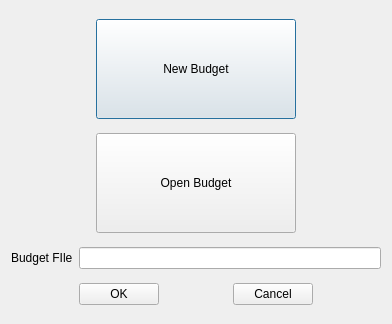
<?xml version="1.0" encoding="UTF-8"?>
<ui version="4.0">
 <class>BudgetNotFound</class>
 <widget class="QDialog" name="BudgetNotFound">
  <property name="geometry">
   <rect>
    <x>0</x>
    <y>0</y>
    <width>392</width>
    <height>324</height>
   </rect>
  </property>
  <property name="windowTitle">
   <string>Open Budget</string>
  </property>
  <layout class="QVBoxLayout" name="verticalLayout">
   <item alignment="Qt::AlignHCenter">
    <widget class="QPushButton" name="new_button">
     <property name="sizePolicy">
      <sizepolicy hsizetype="Fixed" vsizetype="Fixed">
       <horstretch>0</horstretch>
       <verstretch>0</verstretch>
      </sizepolicy>
     </property>
     <property name="minimumSize">
      <size>
       <width>200</width>
       <height>100</height>
      </size>
     </property>
     <property name="text">
      <string>New Budget</string>
     </property>
    </widget>
   </item>
   <item alignment="Qt::AlignHCenter">
    <widget class="QPushButton" name="open_button">
     <property name="sizePolicy">
      <sizepolicy hsizetype="Fixed" vsizetype="Fixed">
       <horstretch>0</horstretch>
       <verstretch>0</verstretch>
      </sizepolicy>
     </property>
     <property name="minimumSize">
      <size>
       <width>200</width>
       <height>100</height>
      </size>
     </property>
     <property name="focusPolicy">
      <enum>Qt::NoFocus</enum>
     </property>
     <property name="text">
      <string>Open Budget</string>
     </property>
    </widget>
   </item>
   <item>
    <layout class="QHBoxLayout" name="horizontalLayout_2">
     <item>
      <widget class="QLabel" name="budget_name_label">
       <property name="text">
        <string>Budget FIle</string>
       </property>
      </widget>
     </item>
     <item>
      <widget class="QLineEdit" name="file_text">
       <property name="focusPolicy">
        <enum>Qt::ClickFocus</enum>
       </property>
      </widget>
     </item>
    </layout>
   </item>
   <item>
    <layout class="QHBoxLayout" name="horizontalLayout">
     <item>
      <widget class="QPushButton" name="ok_button">
       <property name="sizePolicy">
        <sizepolicy hsizetype="Fixed" vsizetype="Fixed">
         <horstretch>0</horstretch>
         <verstretch>0</verstretch>
        </sizepolicy>
       </property>
       <property name="text">
        <string>OK</string>
       </property>
      </widget>
     </item>
     <item>
      <widget class="QPushButton" name="cancel_button">
       <property name="sizePolicy">
        <sizepolicy hsizetype="Fixed" vsizetype="Fixed">
         <horstretch>0</horstretch>
         <verstretch>0</verstretch>
        </sizepolicy>
       </property>
       <property name="text">
        <string>Cancel</string>
       </property>
      </widget>
     </item>
    </layout>
   </item>
  </layout>
 </widget>
 <resources/>
 <connections/>
</ui>
